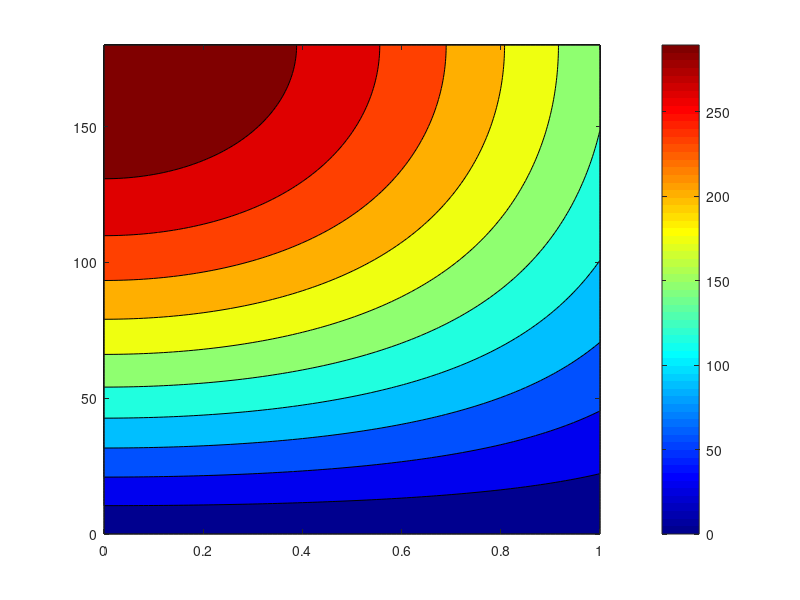
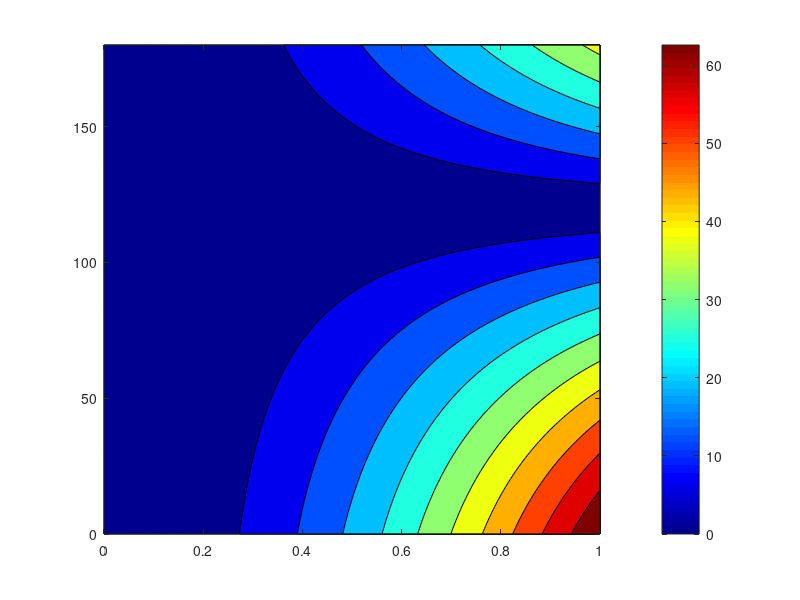
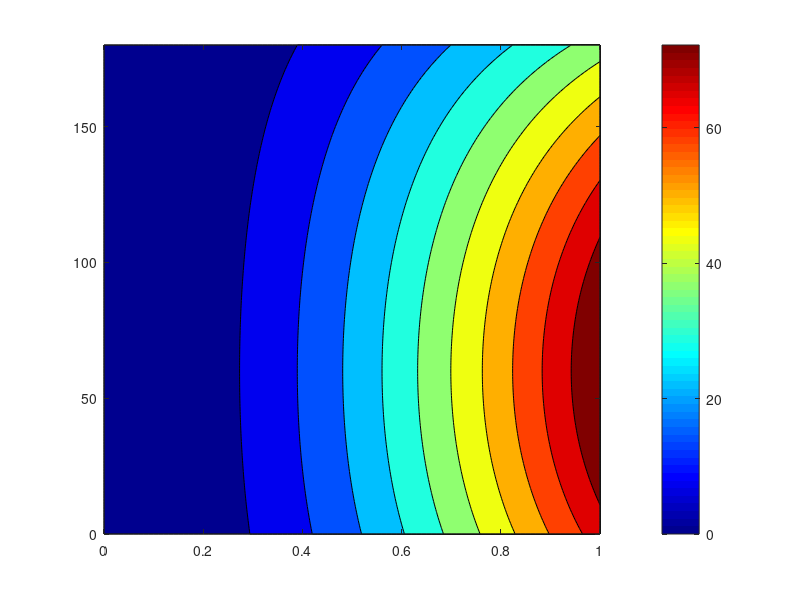
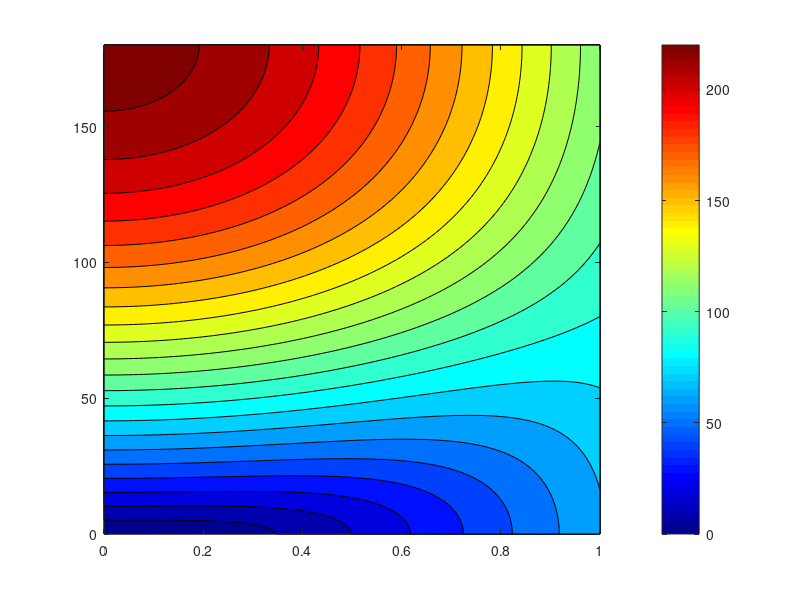

Write the MATLAB code that produced these figures, in order. (Note: this script raises an error after producing the figures.)
%%
m=1; % carrier
n=2; % fundamental
ma=0:0.01:1;
mag_fsw=2*m*besselj(0,ma*pi/2)/pi;
mag_side=abs(2.*besselj(n,m*ma*pi/2)/(m*pi));
mag_fsw_carrier=[];
mag_side1_carrier=[];
mag_side2_carrier=[];
theta_carrier=[];
for theta=0:1:180
    theta_carrier=[theta_carrier,theta];
    mag_fsw_carrier= [mag_fsw_carrier ; mag_fsw*sqrt(2)*sqrt(1-cosd(theta))];
    mag_side1_carrier= [mag_side1_carrier ; mag_side*sqrt(2)*sqrt(1-cosd(theta-120))] ;
    mag_side2_carrier= [mag_side2_carrier ; mag_side*sqrt(2)*sqrt(1-cosd(theta+120))] ;

end

%%
[X,Y] = meshgrid(ma,theta_carrier);

mag= sqrt(mag_fsw_carrier.^2+mag_side1_carrier.^2+mag_side2_carrier.^2);
figure();
contourf(X,Y,250*mag_fsw_carrier)
colormap(jet)
colorbar()

figure();
contourf(X,Y,250*mag_side1_carrier)
colormap(jet)
colorbar()

figure();
contourf(X,Y,250*mag_side2_carrier)
colormap(jet)
colorbar()
%%
figure();
contourf(X,Y,250*mag/sqrt(2),'LevelStep',10)
colormap(jet)
h=colorbar();
set(h,'Ticks',[0:10:300])

%%
for N=35:1:45
 plot(mag(N,:)*250/sqrt(2))
 hold on
 
end
%%
plot(ma,a1)
hold on;

% a=2*besselj(0,1*ma*pi/2)/pi;
% figure();

a=abs(2.*besselj(n,m*ma*pi/2)/(m*pi));
plot(ma,abs(a))
hold on;